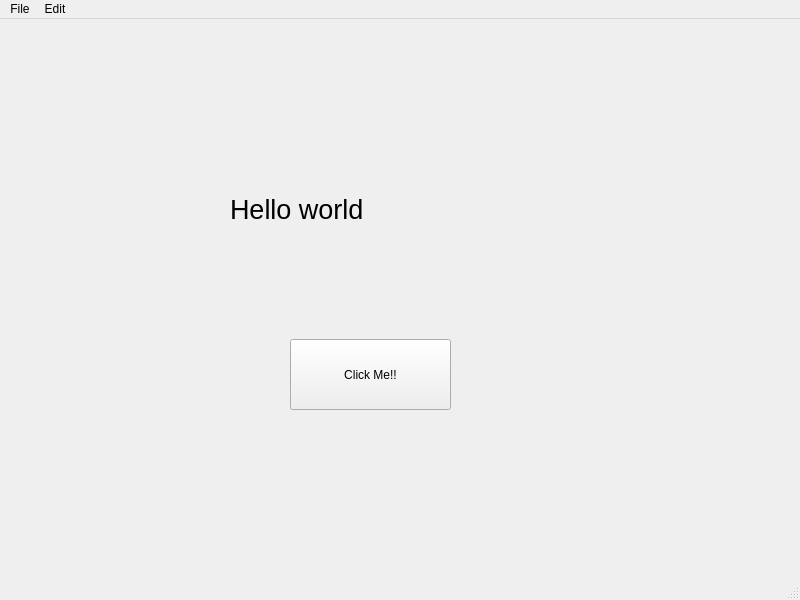
<?xml version="1.0" encoding="UTF-8"?>
<ui version="4.0">
 <class>MainWindow</class>
 <widget class="QMainWindow" name="MainWindow">
  <property name="geometry">
   <rect>
    <x>0</x>
    <y>0</y>
    <width>800</width>
    <height>600</height>
   </rect>
  </property>
  <property name="windowTitle">
   <string>MainWindow</string>
  </property>
  <widget class="QWidget" name="centralwidget">
   <widget class="QLabel" name="Label1">
    <property name="geometry">
     <rect>
      <x>230</x>
      <y>160</y>
      <width>401</width>
      <height>61</height>
     </rect>
    </property>
    <property name="font">
     <font>
      <pointsize>20</pointsize>
     </font>
    </property>
    <property name="text">
     <string>Hello world</string>
    </property>
   </widget>
   <widget class="QPushButton" name="button1">
    <property name="geometry">
     <rect>
      <x>290</x>
      <y>320</y>
      <width>161</width>
      <height>71</height>
     </rect>
    </property>
    <property name="text">
     <string>Click Me!!</string>
    </property>
   </widget>
  </widget>
  <widget class="QMenuBar" name="menubar">
   <property name="geometry">
    <rect>
     <x>0</x>
     <y>0</y>
     <width>800</width>
     <height>26</height>
    </rect>
   </property>
   <widget class="QMenu" name="menuFile">
    <property name="title">
     <string>File</string>
    </property>
    <addaction name="actionProfile"/>
    <addaction name="actionSave"/>
   </widget>
   <widget class="QMenu" name="menuEdit">
    <property name="title">
     <string>Edit</string>
    </property>
    <addaction name="actioncopy"/>
    <addaction name="actionpaste"/>
   </widget>
   <addaction name="menuFile"/>
   <addaction name="menuEdit"/>
  </widget>
  <widget class="QStatusBar" name="statusbar"/>
  <action name="actionProfile">
   <property name="text">
    <string>New</string>
   </property>
   <property name="statusTip">
    <string>create a new file</string>
   </property>
   <property name="shortcut">
    <string>Ctrl+N</string>
   </property>
  </action>
  <action name="actionSave">
   <property name="text">
    <string>Save</string>
   </property>
   <property name="shortcut">
    <string>Ctrl+S</string>
   </property>
  </action>
  <action name="actioncopy">
   <property name="text">
    <string>copy</string>
   </property>
   <property name="shortcut">
    <string>Ctrl+C</string>
   </property>
  </action>
  <action name="actionpaste">
   <property name="text">
    <string>paste</string>
   </property>
   <property name="shortcut">
    <string>Ctrl+V</string>
   </property>
  </action>
 </widget>
 <resources/>
 <connections/>
</ui>
